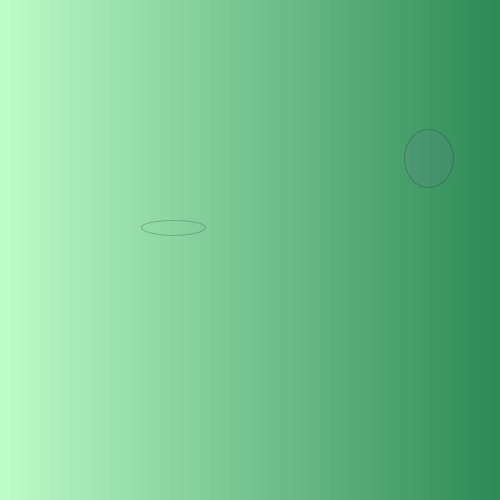
Frame 1 (no input)
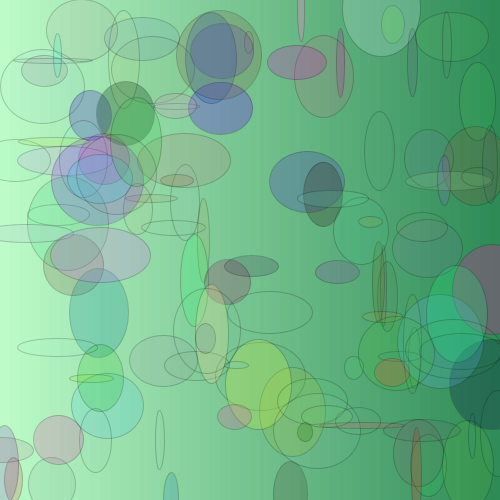
Frame 60 (the mouse pressed at the canvas centre just before this capture)
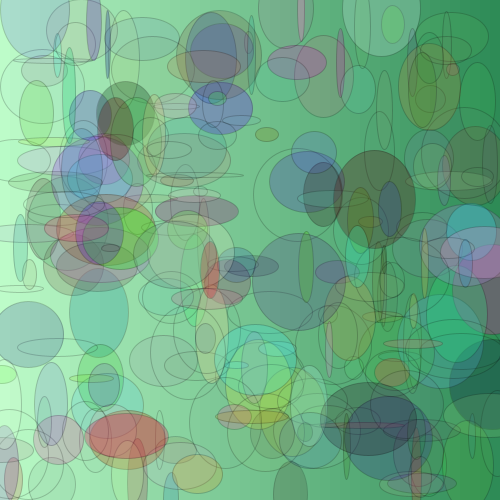
Frame 120 (the mouse held since frame 60 and released just before this capture)

The Processing sketch that drew these frames (run headless with seeded random() and noise(); from frame 60 on, the mouse is pressed at the canvas centre):

// Processing sketch: processing_52465
// ── processing_52465.pde

/*****************************************
 * Assignment 03
 * Name:         Mirella Deocadiz
 * E-mail:       ldeocadiz@brynmawr.edu
 * Course:       CS 110 - Section 02
 * Submitted:    02.14.12
 * 
 *This assignment uses a gradient background and multi-coloured
 *circles. The code for the background is based on the original
 *by Ira Greenberg.
 ***********************************************/

void setup () {
  size (500, 500);
  drawBackground ();
}

// gradient background (from mint green to dark seagreen)
void drawBackground () {
  smooth ();
  noStroke ();
  int steps = 50;
  float x = 0.0;
  float y = 0.0;
  float w = width/steps;
  float h = height;

  color startC, endC;
  startC = color(189, 252, 201);
  endC = color (46, 139, 87);

  float startR, startG, startB;
  float endR, endG, endB;
  float deltaR, deltaG, deltaB;

  startR = red(startC);
  startG = green(startC);
  startB = blue(startC);

  endR = red(endC);
  endG = green(endC);
  endB = blue(endC);

  deltaR  = (endR - startR)/(steps-1);
  deltaG  = (endG - startG)/(steps-1);
  deltaB  = (endB - startB)/(steps-1);

  int i = 0;
  while (i<steps) {
    fill (startC);
    rect (x, y, w, h);
    startR += deltaR;
    startG += deltaG;
    startB += deltaB;
    startC = color (startR, startG, startB);
    x += w;
    i ++;
  }
}

// random colourful circle function
void drawColourfulCircles () {
  int totalShapes = 2;
  int i=1;
  float a, b, c, d;
  stroke(0,50);
  for (i=0; i<totalShapes; i+=1) {
    fill(random(255), random(255), random(255), random(80));
    a = random(width);
    b = random(height);
    c = random(5, 100);
    d = random(5, 100);
    ellipse(a, b, c, d);
  }
}

// drawing the random colourful circles with a function
void draw () {
  drawColourfulCircles ();
  frameRate (40);
}

// if your screen gets too cluttered, then click the mouse so that
// the background gets redrawn and you can start your circles again!
void mousePressed () {
  drawBackground ();
}
